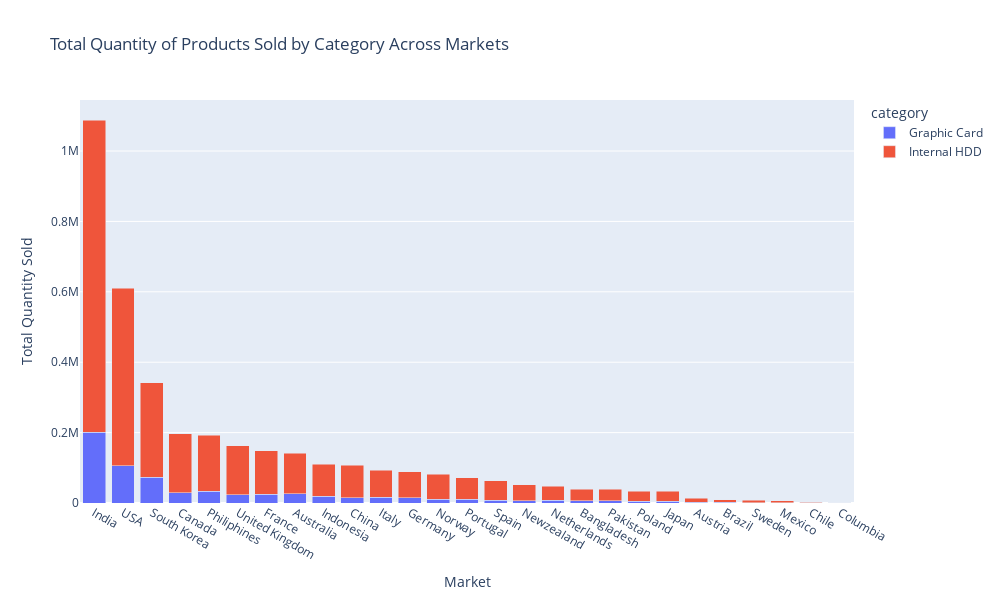

Notebook cell for this chart:
### Code cell
# Calculating the total quantity sold per market
popular_categories_per_market_totals = popular_categories_per_market.groupby('market')['total_quantity_sold'].sum()
popular_categories_per_market_totals = popular_categories_per_market_totals.sort_values(ascending=False).index

# Rearranging the original DataFrame based on the sorted market order
popular_categories_per_market['market'] = pd.Categorical(popular_categories_per_market['market'], 
                                                        categories=popular_categories_per_market_totals, 
                                                        ordered=True)
popular_categories_per_market = popular_categories_per_market.sort_values('market')

# Create the stacked bar chart using Plotly
fig = px.bar(popular_categories_per_market, x='market', y='total_quantity_sold', color='category',
             title='Total Quantity of Products Sold by Category Across Markets',
             labels={'market': 'Market', 'total_quantity_sold': 'Total Quantity Sold'},
             barmode='stack')

# Update layout for better hover information and adjust size
fig.update_traces(hovertemplate='Category: %{y}')
fig.update_layout(height=600, width=1000)  # Set the desired height and width

# Show the interactive chart
fig.show()

### Figure 1 — Plotly figure (JSON) as saved in the notebook; plotly's stock layout.template omitted (floating-point values rounded to 4 significant figures)
{"data": [{"alignmentgroup": "True", "hovertemplate": "Category: %{y}", "legendgroup": "Graphic Card", "marker": {"color": "#636efa", "pattern": {"shape": ""}}, "name": "Graphic Card", "offsetgroup": "Graphic Card", "orientation": "v", "showlegend": true, "textposition": "auto", "type": "bar", "x": ["India", "USA", "South Korea", "Canada", "Philiphines", "United Kingdom", "France", "Australia", "Indonesia", "China", "Italy", "Germany", "Norway", "Portugal", "Spain", "Newzealand", "Netherlands", "Bangladesh", "Pakistan", "Poland", "Japan", "Austria", "Brazil", "Sweden", "Mexico", "Chile", "Columbia"], "xaxis": "x", "y": [200954, 105647, 72946, 29526, 33439, 23268, 25186, 25610, 18493, 14624, 15706, 15292, 10240, 10428, 8283, 6378, 7133, 6269, 6883, 5422, 4423, 1458, 2268, 979, 1229, 352, 100], "yaxis": "y"}, {"alignmentgroup": "True", "hovertemplate": "Category: %{y}", "legendgroup": "Internal HDD", "marker": {"color": "#EF553B", "pattern": {"shape": ""}}, "name": "Internal HDD", "offsetgroup": "Internal HDD", "orientation": "v", "showlegend": true, "textposition": "auto", "type": "bar", "x": ["India", "USA", "South Korea", "Canada", "Philiphines", "United Kingdom", "France", "Australia", "Indonesia", "China", "Italy", "Germany", "Norway", "Portugal", "Spain", "Newzealand", "Netherlands", "Bangladesh", "Pakistan", "Poland", "Japan", "Austria", "Brazil", "Sweden", "Mexico", "Chile", "Columbia"], "xaxis": "x", "y": [886756, 504178, 268821, 167542, 158445, 139186, 122667, 115478, 91393, 93013, 77431, 73623, 71836, 61509, 55093, 45135, 41088, 33218, 32472, 28420, 28645, 11516, 7009, 7344, 5559, 2363, 659], "yaxis": "y"}], "layout": {"barmode": "stack", "height": 600, "legend": {"title": {"text": "category"}, "tracegroupgap": 0}, "title": {"text": "Total Quantity of Products Sold by Category Across Markets"}, "width": 1000, "xaxis": {"anchor": "y", "domain": [0, 1], "title": {"text": "Market"}}, "yaxis": {"anchor": "x", "domain": [0, 1], "title": {"text": "Total Quantity Sold"}}}}
